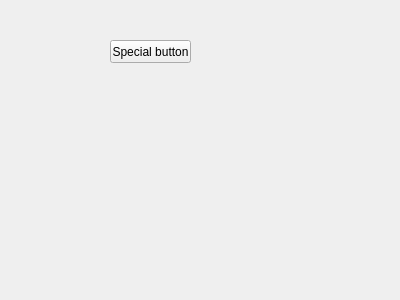
<?xml version="1.0" encoding="UTF-8"?>
<ui version="4.0">
 <class>MyWidget</class>
 <widget class="QWidget" name="MyWidget">
  <property name="geometry">
   <rect>
    <x>0</x>
    <y>0</y>
    <width>400</width>
    <height>300</height>
   </rect>
  </property>
  <property name="windowTitle">
   <string>Form</string>
  </property>
  <widget class="QPushButton" name="pushButton">
   <property name="geometry">
    <rect>
     <x>110</x>
     <y>40</y>
     <width>81</width>
     <height>23</height>
    </rect>
   </property>
   <property name="text">
    <string>Special button</string>
   </property>
  </widget>
 </widget>
 <resources/>
 <connections/>
</ui>
